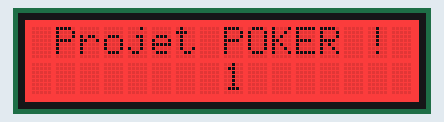
A sketch run on a simulated Arduino Uno, built with avr-gcc and run on an emulated ATmega328P. Parts: 16×2 character LCD.

Above: at 1.1 s.
At 5.1 s:
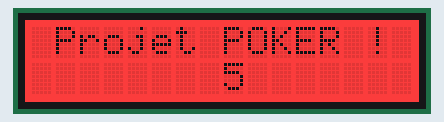
At 10.1 s:
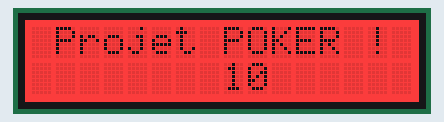
At 20.1 s:
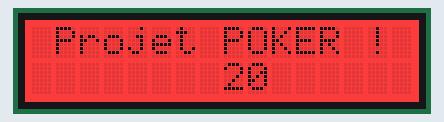
At 27.1 s:
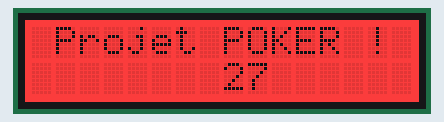
At 38.1 s:
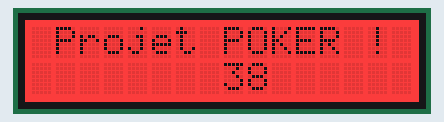

Measured:
- what the display in image 0 shows lasts 1.0 s, from 1.1 s to 2.1 s

The sketch:

Afficheur_LCD.ino
```cpp
#include <Wire.h>
#include "rgb_lcd.h"

rgb_lcd affi_lcd;

const int colorR = 255;
const int colorG = 0;
const int colorB = 0;

void setup() {
    // Definition du nb de colonnes et lignes de l'afficheur LCD :
    affi_lcd.begin(16, 2);

    affi_lcd.setRGB(colorR, colorG, colorB);

    // Affiche un message.
    affi_lcd.print(" Projet POKER ! ");

    delay(1000);
}

void loop() {
    // Place le curseur en colonne 8, ligne 1
    // Note: ligne 1 est la seconde ligne, la premiere a pour numero 0 :
    affi_lcd.setCursor(8, 1);
    // Affiche le nombre de sencodes depuis le dernier RESET :
    affi_lcd.print(millis() / 1000);

    delay(100);
}
```
